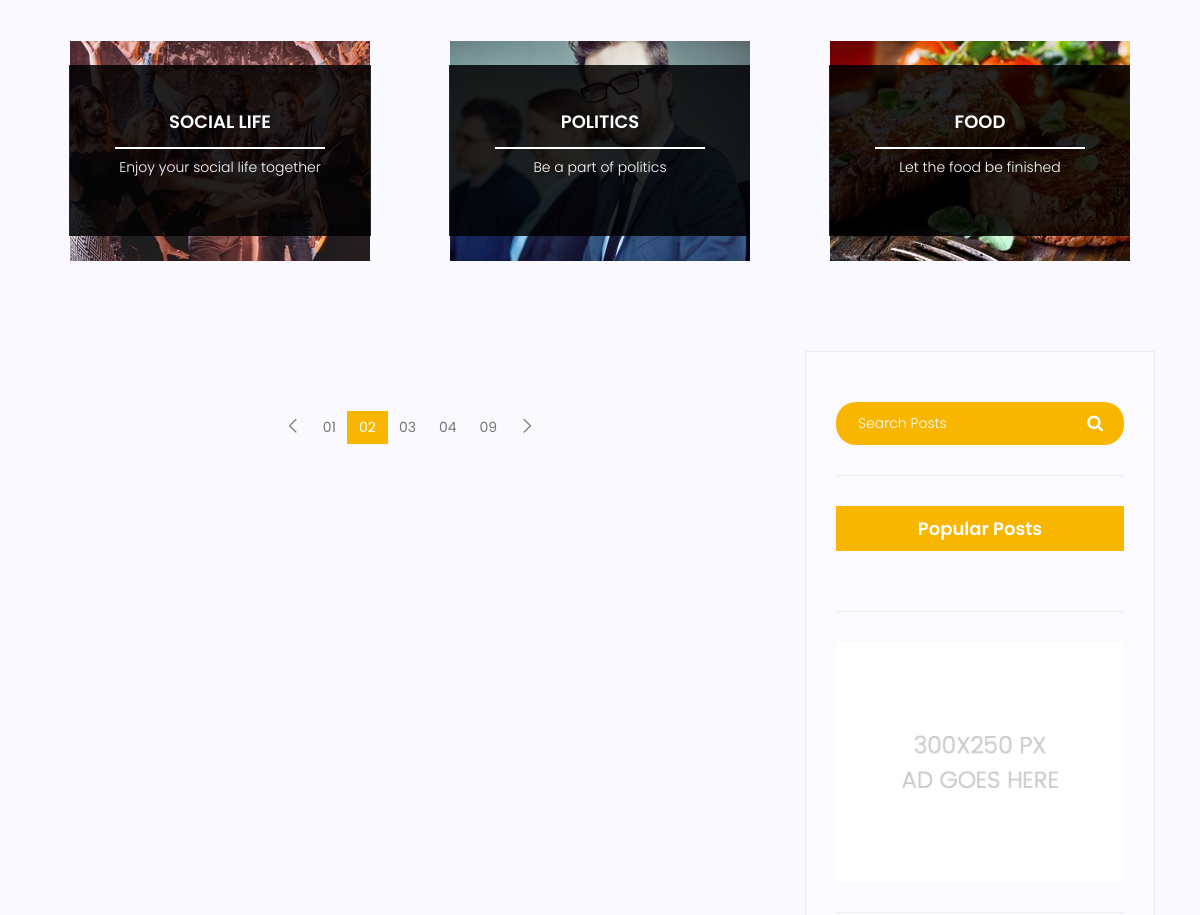
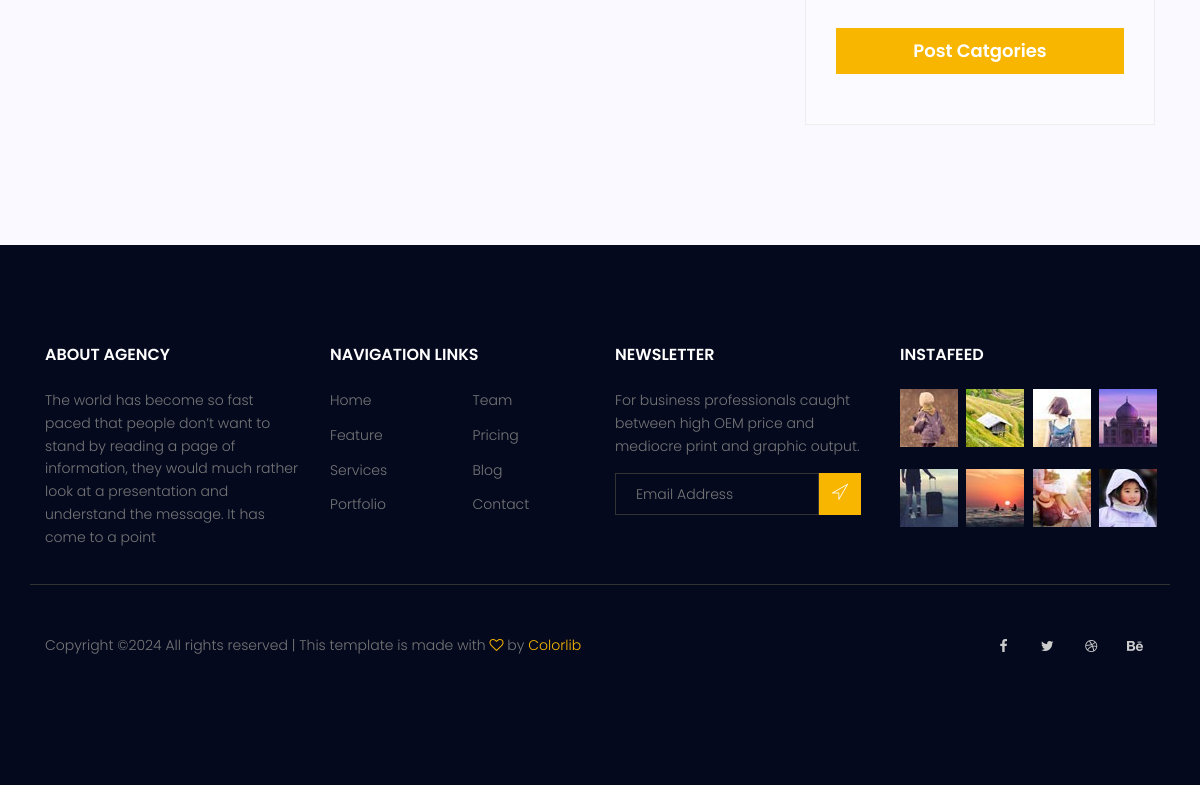
The page /blog/ (lower part) on the database as committed earlier (2 pictures, top to bottom).
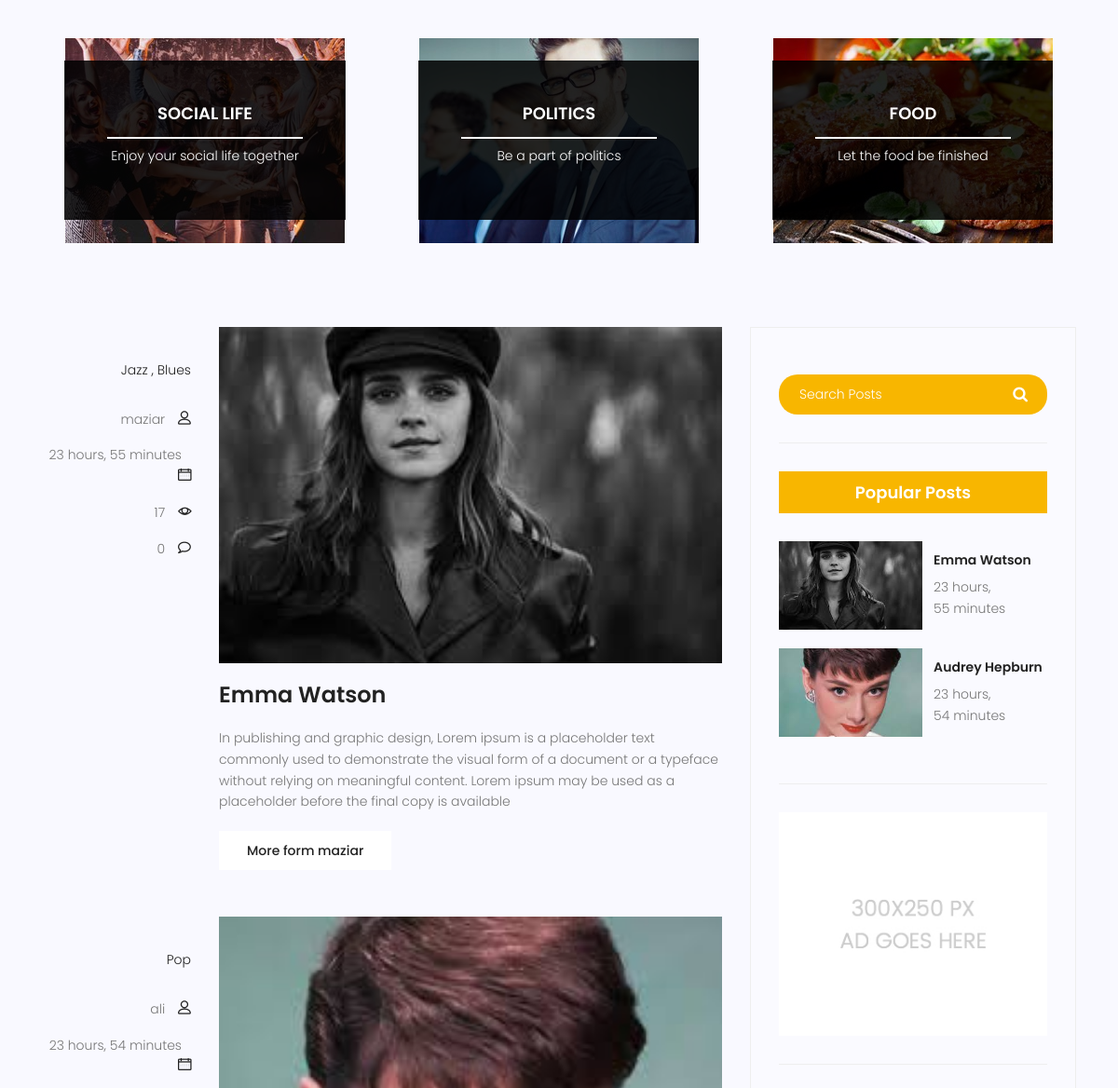
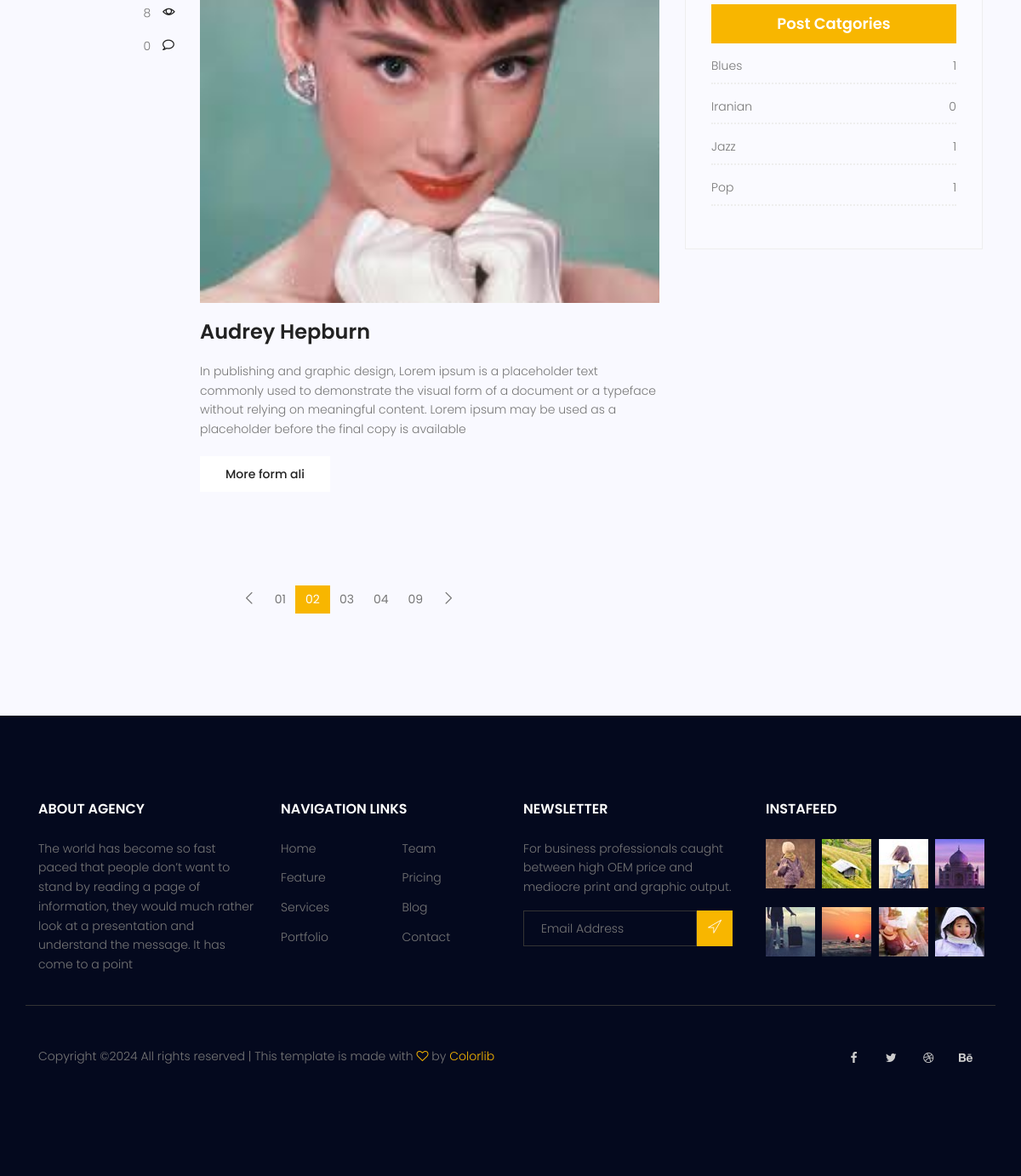
The same page on the database as committed later (2 pictures, top to bottom).
### blog/models.py (models this page shows, shortened)
class Category(models.Model):
    title=models.CharField(max_length=100)
    slug=models.SlugField()
    def __str__(self):
        return self.slug

class Post(models.Model):
    title= models.CharField(max_length=100)
    content=models.TextField()
    category=models.ManyToManyField(Category)
    created=models.DateTimeField(auto_now_add=True)
    updated=models.DateTimeField(auto_now=True)
    image_file=models.ImageField(upload_to='post_image_files')
    audio_file = models.FileField(upload_to='post_audio_files',null=True,blank=True)
    counted_views = models.IntegerField(default=1)
    post_author=models.ForeignKey(User,on_delete=models.CASCADE)
    likes=models.ManyToManyField(User,related_name='post_likes',null=True,blank=True)
    def get_absolute_url(self):
       return reverse('blog:single_view',kwargs={'pk':self.id})

### blog/views.py (the view)
# urls.py: path('', BlogHomeView.as_view(), name='blog_home')
class BlogHomeView(BasePostListView):
    template_name = 'blog/blog-home.html'  # Specify the template for the main blog view

### blog/templatetags/blog_custom_tags.py (called while the page is built)
@register.inclusion_tag('blog/post-category.html')
def post_category():
    category_counts=Category.objects.annotate(post_count=Count('post'))
    print(category_counts)
    cat_dict={}
    for category in category_counts:
        category_title=category.title
        category_count=category.post_count
        cat_dict[category_title]=category_count
    return {
        'categories':cat_dict,
         }

@register.inclusion_tag('blog/popular-posts.html')
def popular_posts():
  posts = Post.objects.order_by('-counted_views')[:4]
  return {
    'posts':posts
  }

### blog/views.py (called while the page is built)
    def get_queryset(self):
        queryset = super().get_queryset()  # Retrieve all posts by default
        search_query = self.request.GET.get('search', '')
        if search_query:
            queryset = queryset.filter(
                Q(title__icontains=search_query) |
                Q(content__icontains=search_query) |
                Q(post_author__username__icontains=search_query)
            )
        cat_name = self.kwargs.get('cat_name')
        if cat_name:
            queryset = queryset.filter(category__title=cat_name)
        author_name = self.kwargs.get('author_name')
        if author_name:
            queryset = queryset.filter(author__username=author_name)
        return queryset

### templates/blog/blog-home.html (shortened to what this page needs)
{% extends 'base.html' %}
{% load static %}
{% load blog_custom_tags %}
{% load account_custom_tags %}
{% block content %}
			<section class="top-category-widget-area pt-90 pb-90 ">
				<div class="container">
					<div class="row">
						<div class="col-lg-4">
							<div class="single-cat-widget">
								<div class="content relative">
									<div class="overlay overlay-bg"></div>
								    <a href="#" target="_blank">
								      <div class="thumb">
								  		 <img class="content-image img-fluid d-block mx-auto" src="{% static 'images/blog/cat-widget1.jpg' %}" alt="">
								  	  </div>
								      <div class="content-details">
								        <h4 class="content-title mx-auto text-uppercase">Social life</h4>
								        <span></span>
								        <p>Enjoy your social life together</p>
								      </div>
								    </a>
								</div>
							</div>
						</div>
						<div class="col-lg-4">
							<div class="single-cat-widget">
								<div class="content relative">
									<div class="overlay overlay-bg"></div>
								    <a href="#" target="_blank">
								      <div class="thumb">
								  		 <img class="content-image img-fluid d-block mx-auto" src="{% static 'images/blog/cat-widget2.jpg' %}" alt="">
								  	  </div>
								      <div class="content-details">
								        <h4 class="content-title mx-auto text-uppercase">Politics</h4>
								        <span></span>
								        <p>Be a part of politics</p>
								      </div>
								    </a>
								</div>
							</div>
						</div>
						<div class="col-lg-4">
							<div class="single-cat-widget">
								<div class="content relative">
									<div class="overlay overlay-bg"></div>
								    <a href="#" target="_blank">
								      <div class="thumb">
								  		 <img class="content-image img-fluid d-block mx-auto" src="{% static 'images/blog/cat-widget3.jpg' %}" alt="">
								  	  </div>
								      <div class="content-details">
								        <h4 class="content-title mx-auto text-uppercase">Food</h4>
								        <span></span>
								        <p>Let the food be finished</p>
								      </div>
								    </a>
								</div>
							</div>
						</div>
					</div>
				</div>
			</section>
			<section class="post-content-area">
				<div class="container">
					<div class="row">
						<div class="col-lg-8 posts-list">
						{% for post in posts %}
							<div class="single-post row">
								<div class="col-lg-3  col-md-3 meta-details">
									<ul class="tags">
										{% for cat in post.category.all %}
										<li><a href="{% url 'blog:blog_category' cat_name=post.category %}">
											{{cat.title}}
											{% if not forloop.last %}
											,
											{% endif %}
										</a></li>
										{% endfor %}
									</ul>
									<div class="user-details row">
										<p class="user-name col-lg-12 col-md-12 col-6"><a href="#">{{post.post_author.username}}</a> <span class="lnr lnr-user"></span></p>
										<p class="date col-lg-12 col-md-12 col-6"><a href="#">{{post.created|timesince}}</a> <span class="lnr lnr-calendar-full"></span></p>
										<p class="view col-lg-12 col-md-12 col-6"><a href="#">{{post.counted_views}}</a> <span class="lnr lnr-eye"></span></p>
										<p class="comments col-lg-12 col-md-12 col-6"><a href="#">{{post.comment_set.count}}</a> <span class="lnr lnr-bubble"></span></p>
									</div>
								</div>
								<div class="col-lg-9 col-md-9 ">
									<div class="feature-img">
										<img class="img-fluid" src="{{post.image_file.url}}" alt="">
									</div>
									<a class="posts-title" href="{{post.get_absolute_url}}"><h3>{{post.title}}</h3></a>
									<p class="excert">
										{{post.content}}
									</p>
									<a href="blog-single.html" class="primary-btn">More form {{post.post_author.username}}</a>
								</div>
							</div>
						{% endfor %}
		                    <nav class="blog-pagination justify-content-center d-flex">
		                        <ul class="pagination">
		                            <li class="page-item">
		                                <a href="#" class="page-link" aria-label="Previous">
		                                    <span aria-hidden="true">
		                                        <span class="lnr lnr-chevron-left"></span>
		                                    </span>
		                                </a>
		                            </li>
		                            <li class="page-item"><a href="#" class="page-link">01</a></li>
		                            <li class="page-item active"><a href="#" class="page-link">02</a></li>
		                            <li class="page-item"><a href="#" class="page-link">03</a></li>
		                            <li class="page-item"><a href="#" class="page-link">04</a></li>
		                            <li class="page-item"><a href="#" class="page-link">09</a></li>
		                            <li class="page-item">
		                                <a href="#" class="page-link" aria-label="Next">
		                                    <span aria-hidden="true">
		                                        <span class="lnr lnr-chevron-right"></span>
		                                    </span>
		                                </a>
		                            </li>
		                        </ul>
		                    </nav>
						</div>
						<div class="col-lg-4 sidebar-widgets">
							<div class="widget-wrap">
								<div class="single-sidebar-widget search-widget">
									<form class="search-form" action="">
			                            <input placeholder="Search Posts" name="search" type="text" onfocus="this.placeholder = ''" onblur="this.placeholder = 'Search Posts'" >
			                            <button type="submit"><i class="fa fa-search"></i></button>
			                        </form>
								</div>
								{% popular_posts %}
								{% include 'blog/ads.html' %}
								{% post_category %}
							</div>
						</div>
					</div>
				</div>
			</section>
		{% endblock %}

### templates/base.html (shortened to what this page needs)
{% load static %}
<!DOCTYPE html>
<html lang="zxx" class="no.js' %}">
<head>
        <link rel="stylesheet" href="{% static 'css/linearicons.css' %}">
        <link rel="stylesheet" href="{% static 'css/font-awesome.min.css' %}">
        <link rel="stylesheet" href="{% static 'css/bootstrap.css' %}">
        <link rel="stylesheet" href="{% static 'css/magnific-popup.css' %}">
        <link rel="stylesheet" href="{% static 'css/jquery-ui.css' %}">
        <link rel="stylesheet" href="{% static 'css/nice-select.css' %}">
        <link rel="stylesheet" href="{% static 'css/animate.min.css' %}">
        <link rel="stylesheet" href="{% static 'css/owl.carousel.css' %}">
        <link rel="stylesheet" href="{% static 'css/main.css' %}">
    </head>
    <body>
        {% block content %}
        {% endblock %}
			<footer class="footer-area section-gap">
				<div class="container">
					<div class="row">
						<div class="col-lg-3  col-md-6 col-sm-6">
							<div class="single-footer-widget">
								<h6>About Agency</h6>
								<p>
									The world has become so fast paced that people don’t want to stand by reading a page of information, they would much rather look at a presentation and understand the message. It has come to a point
								</p>
							</div>
						</div>
						<div class="col-lg-3 col-md-6 col-sm-6">
							<div class="single-footer-widget">
								<h6>Navigation Links</h6>
								<div class="row">
									<div class="col">
										<ul>
											<li><a href="#">Home</a></li>
											<li><a href="#">Feature</a></li>
											<li><a href="#">Services</a></li>
											<li><a href="#">Portfolio</a></li>
										</ul>
									</div>
									<div class="col">
										<ul>
											<li><a href="#">Team</a></li>
											<li><a href="#">Pricing</a></li>
											<li><a href="#">Blog</a></li>
											<li><a href="#">Contact</a></li>
										</ul>
									</div>
								</div>
							</div>
						</div>
						<div class="col-lg-3  col-md-6 col-sm-6">
							<div class="single-footer-widget">
								<h6>Newsletter</h6>
								<p>
									For business professionals caught between high OEM price and mediocre print and graphic output.
								</p>
								<div id="mc_embed_signup">
									<form target="_blank" action="https://spondonit.us12.list-manage.com/subscribe/post?u=1462626880ade1ac87bd9c93a&amp;id=92a4423d01" method="get" class="subscription relative">
										<div class="input-group d-flex flex-row">
											<input name="EMAIL" placeholder="Email Address" onfocus="this.placeholder = ''" onblur="this.placeholder = 'Email Address '" required="" type="email">
											<button class="btn bb-btn"><span class="lnr lnr-location"></span></button>
										</div>
									</form>
								</div>
							</div>
						</div>
						<div class="col-lg-3  col-md-6 col-sm-6">
							<div class="single-footer-widget mail-chimp">
								<h6 class="mb-20">InstaFeed</h6>
								<ul class="instafeed d-flex flex-wrap">
									<li><img src="{% static 'images/i1.jpg' %}" alt=""></li>
									<li><img src="{% static 'images/i2.jpg' %}" alt=""></li>
									<li><img src="{% static 'images/i3.jpg' %}" alt=""></li>
									<li><img src="{% static 'images/i4.jpg' %}" alt=""></li>
									<li><img src="{% static 'images/i5.jpg' %}" alt=""></li>
									<li><img src="{% static 'images/i6.jpg' %}" alt=""></li>
									<li><img src="{% static 'images/i7.jpg' %}" alt=""></li>
									<li><img src="{% static 'images/i8.jpg' %}" alt=""></li>
								</ul>
							</div>
						</div>
					</div>
					<div class="row footer-bottom d-flex justify-content-between align-items-center">
						<p class="col-lg-8 col-sm-12 footer-text m-0">
Copyright &copy;<script>document.write(new Date().getFullYear());</script> All rights reserved | This template is made with <i class="fa fa-heart-o" aria-hidden="true"></i> by <a href="https://colorlib.com" target="_blank">Colorlib</a>
</p>
						<div class="col-lg-4 col-sm-12 footer-social">
							<a href="#"><i class="fa fa-facebook"></i></a>
							<a href="#"><i class="fa fa-twitter"></i></a>
							<a href="#"><i class="fa fa-dribbble"></i></a>
							<a href="#"><i class="fa fa-behance"></i></a>
						</div>
					</div>
				</div>
			</footer>
		</body>
	</html>

### templates/blog/popular-posts.html
{% load static %}
<div class="single-sidebar-widget popular-post-widget">
    <h4 class="popular-title">Popular Posts</h4>
    <div class="popular-post-list">
        {% for post in posts %}
            <div class="single-post-list d-flex flex-row align-items-center">
                <div class="thumb">
                    <img class="img-fluid" src="{{post.image_file.url}}" alt="">
                </div>
                <div class="details">
                    <a href="{{post.get_absolute_url}}"><h6>{{post.title}}</h6></a>
                    <p>{{post.created|timesince}}</p>
                </div>
            </div>
        {% endfor %}
    </div>
</div>

### templates/blog/ads.html
{% load static %}
<div class="single-sidebar-widget ads-widget">
    <a href="#"><img class="img-fluid" src="{% static 'images/blog/ads-banner.jpg' %}" alt=""></a>
</div>

### templates/blog/post-category.html (shortened to what this page needs)
{% load static %}
<div class="single-sidebar-widget post-category-widget">
	<h4 class="category-title">Post Catgories</h4>
	<ul class="cat-list">
		{% for cat,value in categories.items %}
			<li>
				<a href="#" class="d-flex justify-content-between">
					<p>{{cat}}</p>
					<p>{{value}}</p>
				</a>
			</li>
		{% endfor %}
	</ul>
</div>

Rows that differ between the two databases and show on the page:
added Post: post_author.username "maziar", created "23 hours, 55 minutes", counted_views "17", comment_set.count "0", image_file (picture), title "Emma Watson", content "In publishing and graphic design, Lorem ipsum is a placeholder text commonly used to demonstrate the visual form of a document or a typeface without relying on meaningful content. Lorem ipsum may be used as a placeholder before the final copy is available"
added Category: title "Jazz", categories "Jazz", shown under "maziar"
added Category: title "Blues", categories "Blues", shown under "maziar"
added Post: post_author.username "ali", created "23 hours, 54 minutes", counted_views "8", comment_set.count "0", image_file (picture), title "Audrey Hepburn", content "In publishing and graphic design, Lorem ipsum is a placeholder text commonly used to demonstrate the visual form of a document or a typeface without relying on meaningful content. Lorem ipsum may be used as a placeholder before the final copy is available"
added Category: title "Pop", categories "Pop", shown under "ali"
added Category: categories "Iranian"
Other text that changed with them:
new list line: "1"
new list line: "0"
